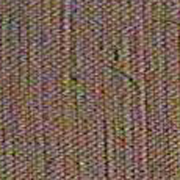
#> input picture img/texturas_fisher/textura_1.tif, 180 x 180 px; its folder holds only this picture in this run
$ jupyter execute clase5.ipynb
#> lines starting #> are read from the running program, lines starting #| are printed output that depends on the picture; long printed decimals are rounded
[cell 1]
import cv2
import matplotlib.pyplot as plt
import numpy as np
from sklearn.preprocessing import MinMaxScaler
from skimage.feature import graycomatrix, graycoprops
import pandas as pn

[cell 2]
def matrixCo(
    img,
    distance,
    angel,
):
    # Procesamiento de Submuestreo
    imgColumn = img.reshape(-1, 1)
    escala = (0, 20)
    level = max(escala) + 1
    newIm = MinMaxScaler(escala).fit_transform(imgColumn).astype(int)
    ## Redimencion de la nueva Imagen
    newIm = newIm.reshape(img.shape)

    # Desplegar Resultados
    fig, ax = plt.subplots(nrows=1, ncols=2)
    fig.set_size_inches(10, 5)
    ax[0].imshow(img, cmap="gray")
    ax[0].set_title("Imagen Original")
    ax[1].imshow(newIm, cmap="gray")
    ax[1].set_title("Imagen Nueva")
    plt.show()

    P = graycomatrix(newIm, distances=distance, angles=angel, levels=level)
    features = [
        "contrast",
        "dissimilarity",
        "homogeneity",
        "ASM",
        "energy",
        "correlation",
    ]
    ##Estraer Descriptores
    descr = [float(graycoprops(P, feat).squeeze()) for feat in features]  # type: ignore
    return P, descr

[cell 3]
#!unzip texturas_fisher.zip Es para solo subir el zip con las imagenes y extraerlas usando la consola
from skimage.io import imread_collection

files = imread_collection("img/texturas_fisher/textura_*.tif")
#> files = 1 item
for file in files:
    img = cv2.cvtColor(file, cv2.COLOR_BGR2GRAY)
    P, descr = matrixCo(img, [1], [0])
    print(descr)
#> this loop made 1 pass
#> (escala in matrixCo, level in matrixCo, descr) on pass 1: ((0, 20), 21, [3.15, 1.39, 0.472, 0.0196, 0.14, 0.736])
#| [3.146, 1.389, 0.4716, 0.01956, 0.1398, 0.7364]
#> pass 1, `img = cv2.cvtColor(file, cv2.COLOR_BGR2GRAY)`:
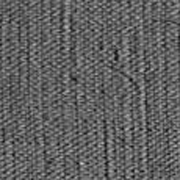
#> img: shape (180, 180); min 11, max 208, mean 96.8
#> pass 1, in matrixCo, `newIm = newIm.reshape(img.shape)`:
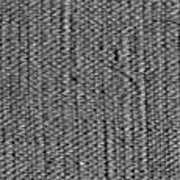
#> newIm: shape (180, 180) int64; min 0, max 20, mean 8.21; drawn with min black and max white
#> pass 1, in matrixCo, `plt.show()`:
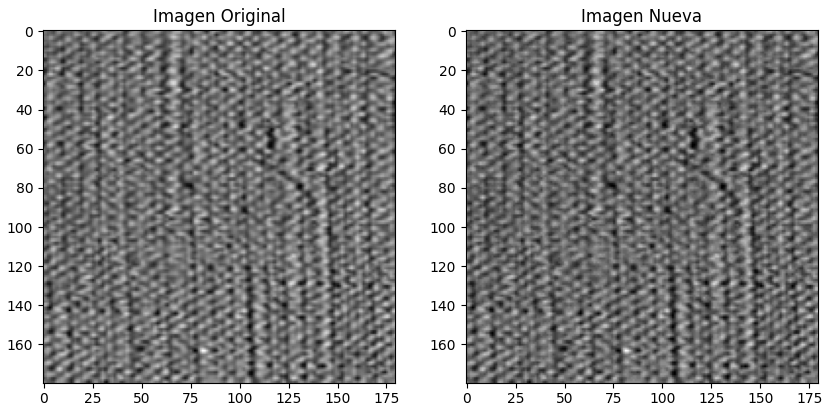
#> figure drawn by matplotlib, 2 panels

$ run again, on img/texturas_fisher/textura_13.tif
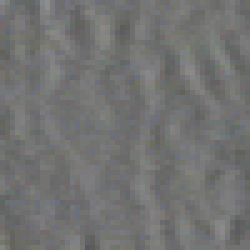
#> input picture img/texturas_fisher/textura_13.tif, 50 x 50 px (shown 5 times larger)
#> files = 1 item
#> the loop `for file in files:` made 1 pass
#> (escala in matrixCo, level in matrixCo, descr) on pass 1: ((0, 20), 21, [6.02, 1.89, 0.398, 0.0222, 0.149, 0.626])
#> (printed output is left out)
#> pass 1, in matrixCo, `newIm = newIm.reshape(img.shape)`:
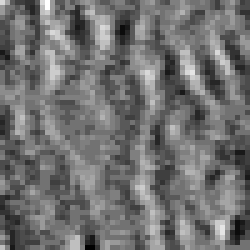
#> newIm: shape (50, 50) int64 (shown 5 times larger); min 0, max 20, mean 8.87; drawn with min black and max white
#> pass 1, in matrixCo, `plt.show()`:
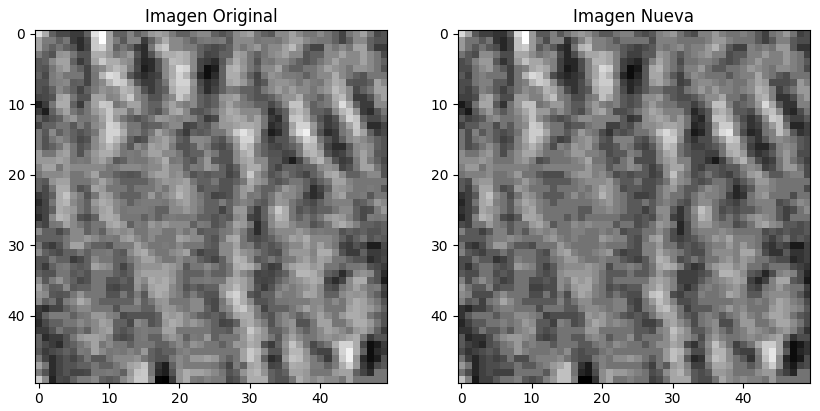
#> figure drawn by matplotlib, 2 panels

$ run again, on img/texturas_fisher/textura_14.tif
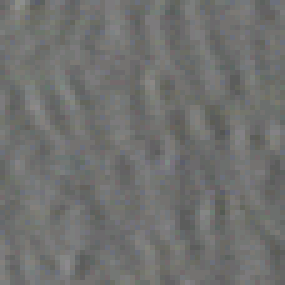
#> input picture img/texturas_fisher/textura_14.tif, 57 x 57 px (shown 5 times larger)
#> files = 1 item
#> the loop `for file in files:` made 1 pass
#> (escala in matrixCo, level in matrixCo, descr) on pass 1: ((0, 20), 21, [6.06, 1.91, 0.398, 0.0202, 0.142, 0.652])
#> (printed output is left out)
#> pass 1, in matrixCo, `newIm = newIm.reshape(img.shape)`:
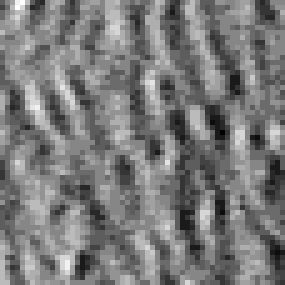
#> newIm: shape (57, 57) int64 (shown 5 times larger); min 0, max 19, mean 9.13; drawn with min black and max white
#> pass 1, in matrixCo, `plt.show()`:
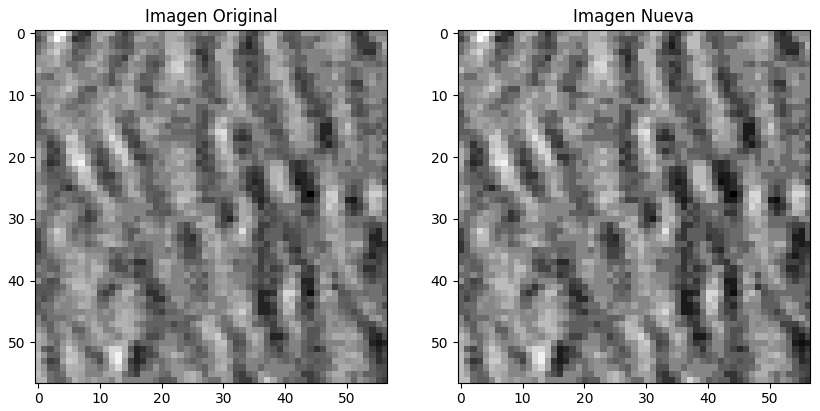
#> figure drawn by matplotlib, 2 panels

$ run again, on img/texturas_fisher/textura_15.tif
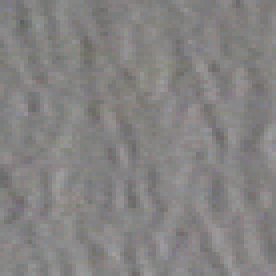
#> input picture img/texturas_fisher/textura_15.tif, 69 x 69 px (shown 4 times larger)
#> files = 1 item
#> the loop `for file in files:` made 1 pass
#> (escala in matrixCo, level in matrixCo, descr) on pass 1: ((0, 20), 21, [4.9, 1.7, 0.43, 0.021, 0.145, 0.661])
#> (printed output is left out)
#> pass 1, in matrixCo, `newIm = newIm.reshape(img.shape)`:
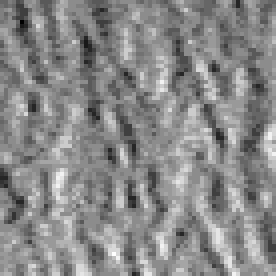
#> newIm: shape (69, 69) int64 (shown 4 times larger); min 0, max 20, mean 10.74; drawn with min black and max white
#> pass 1, in matrixCo, `plt.show()`:
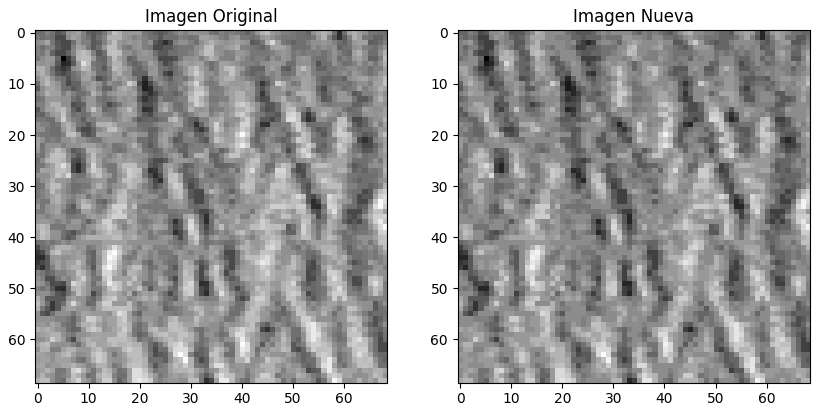
#> figure drawn by matplotlib, 2 panels

$ run again, on img/texturas_fisher/textura_10.tif
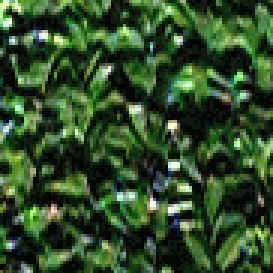
#> input picture img/texturas_fisher/textura_10.tif, 91 x 91 px (shown 3 times larger)
#> files = 1 item
#> the loop `for file in files:` made 1 pass
#> (escala in matrixCo, level in matrixCo, descr) on pass 1: ((0, 20), 21, [9.27, 2.04, 0.454, 0.0289, 0.17, 0.732])
#> (printed output is left out)
#> pass 1, `img = cv2.cvtColor(file, cv2.COLOR_BGR2GRAY)`:
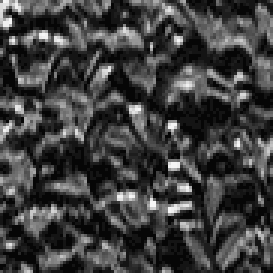
#> img: shape (91, 91) (shown 3 times larger); min 6, max 246, mean 62.7
#> pass 1, in matrixCo, `plt.show()`:
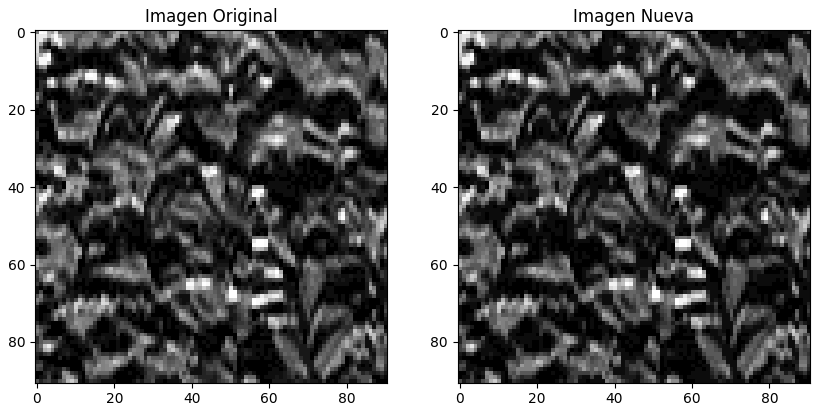
#> figure drawn by matplotlib, 2 panels
